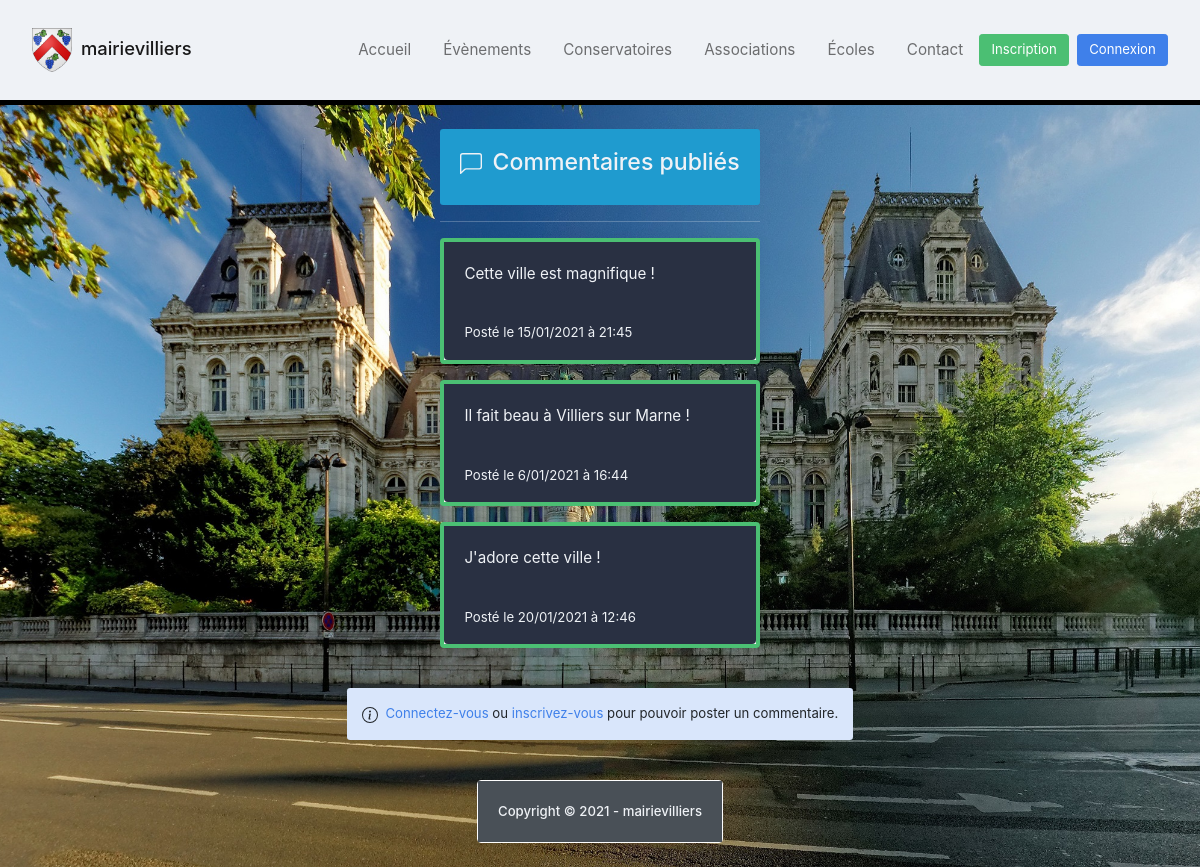
Screenshot of /commentaires with the database file from the repository.
### tables this page shows
Create table commentaires (
	idcom int(11) not null auto_increment,
  	contenu varchar(255),
  	posted_date date,
    	posted_time time,
    	user_id int(11),
  	primary key (idcom)
);

### controleur/commentaires.controleur.php (called while the page is built, shortened)
<?php require "modele/commentaires.modele.php";
require "vue/commentaires.php";
?>

### index.php (called while the page is built, shortened)
<?php require "core/Autoloader.php";
require "modele/nav.modele.php";
$helper = new Helpers();
if (isset($_GET['file'])) {
    if(file_exists("controleur/".$_GET['file'].".controleur.php"))
        $page = $_GET['file'];
    else
        $page = "404";
} else {
    $page = "accueil";
}
require "controleur/".$page.".controleur.php";
$content = ob_get_clean();
require "nav.php";
?>

### vue/commentaires.php (the view, shortened to what this page needs)
<div class="container mt-4">
	<div class="row d-flex justify-content-center">
		<div class="col-auto reveal">
			<div class="card-body rounded bg-info reveal-1">
				<?php if (isset($_SESSION['id'])) { ?>
				<h2 class="text-center text-dark">
				<?php } else { ?>
				<h2 class="text-center text-light">
				<?php } ?>
					Commentaires publiés
				</h2>
			</div>
			<?php if (isset($_SESSION['id'])) { ?>
			<hr class="bg-dark">
			<?php } else { ?>
			<hr class="bg-light">
			<?php } ?>
			<?php $requete = $bdd->query('SELECT idcom, contenu, date_format(posted_date, "%e/%m/%Y"), date_format(posted_time, "%H:%i"), user_id FROM commentaires ORDER BY idcom DESC');
			$posts = $requete->fetchAll();
			foreach($posts as $post) {
			?>
			<div class="card text-white mb-3 border border-4 border-success reveal-2">
				<?php if (isset($_SESSION['id'])) { ?>
  				<div class="card-body bg-light">
    				<p class="card-text text-lg text-dark">
    					<?= $post['contenu'] ?>
    				</p>
  				</div>
  				<div class="card-footer bg-light">
  					<p class="card-text text-dark">
  						Posté le <?= $post['date_format(posted_date, "%e/%m/%Y")'] ?> à <?= $post['date_format(posted_time, "%H:%i")'] ?>
  					</p>
  				</div>
  				<?php } else { ?>
  				<div class="card-body bg-dark">
    				<p class="card-text text-lg text-light">
    					<?= $post['contenu'] ?>
    				</p>
  				</div>
  				<div class="card-footer bg-dark">
  					<p class="card-text text-light">
  						Posté le <?= $post['date_format(posted_date, "%e/%m/%Y")'] ?> à <?= $post['date_format(posted_time, "%H:%i")'] ?>
  					</p>
  				</div>
  				<?php } ?>
			</div>
			<?php } ?>
		</div>
	</div>
</div>
<?php if (isset($_SESSION['id'])) { ?>
<?= Alerts::getFlash(); ?>
<div class="container mt-4 mb-4">
	<div class="row d-flex justify-content-center">
		<div class="col-xxl-4">
			<form method="post" action="" class="reveal-4">
				<div class="mb-3">
					<textarea name="contenu" rows="5" cols="30" class="form-control"><?= $contenuTextarea ?></textarea>
				</div>
				<div class="mb-3">
					<input type="hidden" name="edit" value="<?= $icom ?>">
				</div>
				<div class="d-flex justify-content-center">
					<button type="submit" name="submit" class="btn btn-primary btn-lg">
						Envoyer
					</button>
				</div>
			</form>
		</div>
	</div>
</div>
<?php } else { ?>
<div class="container mt-4 mb-4">
	<div class="row d-flex justify-content-center">
		<div class="col-auto">
			<div class="alert alert-primary alert-dismissible reveal-3" role="alert">
				<div class="alert-message">
					<a href="connexion">Connectez-vous</a> ou <a href="inscription">inscrivez-vous</a> pour pouvoir poster un commentaire.
				</div>
			</div>
		</div>
	</div>
</div>
<?php } ?>

### nav.php (shortened to what this page needs)
<!DOCTYPE html>
<html>
<head>
	<link rel="stylesheet" type="text/css" href="assets/css/style.css">
	<link rel="stylesheet" type="text/css" href="https://cdn.wpcc.io/lib/1.0.2/cookieconsent.min.css"/>
	<link rel="stylesheet" type="text/css" href="assets/css/scroll.animate.css">
	<link rel="stylesheet" type="text/css" href="assets/css/fixed.css">
	<link rel="stylesheet" type="text/css" href="zoombox/zoombox.css">
</head>
<body>
<nav class="navbar navbar-expand-lg navbar-light landing-navbar" style="border-bottom: 5px solid black;">
	<div class="container">
		<a class="navbar-brand landing-brand" href="http://localhost/PPE-SITE/">
	      	<img src="assets/img/logo.png" class="img-fluid me-1" width="40">
	      	mairievilliers
    	</a>
        <div class="collapse navbar-collapse" id="navbarSupportedContent">
            <ul class="navbar-nav ms-auto mb-2 mb-lg-0" id="navbarLink">
                <?= $helper->lien('accueil', 'Accueil') ?>
                <?= $helper->lien('evenements', 'Évènements') ?>
                <?= $helper->lien('conservatoires', 'Conservatoires') ?>
                <?= $helper->lien('associations', 'Associations') ?>
                <?= $helper->lien('ecoles', 'Écoles') ?>
                <?= $helper->lien('contact', 'Contact') ?>
            </ul>
            <?php user(); ?>
        </div>
	</div>
</nav>
<?= $content; ?>
<?php footer(); ?>
</body>
</html>

### core/Helpers.php (shortened to what this page needs)
<?php
class Helpers {
	public function lien($pageUrl, $pageName) {
		return "
		<li class='nav-item'>
			<a class='nav-link text-lg px-lg-3' href='{$pageUrl}'>
				{$pageName}
			</a>
		</li>
		";
	}
	public function footer() {
		return "
		<footer class='mt-auto d-flex text-center text-light fw-bold justify-content-center'>
			<div class='card' style='background-color: transparent; border: 1px solid #fff;'>
				<div class='card-body bg-secondary'>
					Copyright &copy; 2021 - mairievilliers
				</div>
			</div>
		</footer>
		";
	}
	public function authButton($pageUrl, $pageName, $color, $class) {
		return "
		<a class='btn btn-{$color} my-2 my-sm-0 {$class}' href='{$pageUrl}'>
        	{$pageName}
        </a>
		";
	}
}
?>

### modele/nav.modele.php (shortened to what this page needs)
<?php
function footer() {
	$helper = new Helpers();
	echo $helper->footer();
}
function user() {
	$helper = new Helpers();
	if (isset($_SESSION['id'])) {
		echo "<ul class='navbar-nav'>";
		echo "<li class='nav-item dropdown'>";
		echo $helper->pseudo($_SESSION['pseudo']);
		echo "<div class='dropdown-menu dropdown-menu-end mt-1'>";
		echo $helper->dropdownItem('profil', 'Mon prolile');
		echo "<div class='dropdown-divider'></div>";
		echo $helper->dropdownItem('deconnexion', 'Déconnexion');
		echo "</div>";
		echo "</li>";
		echo "</ul>";
	} else {
		echo $helper->authButton('inscription', 'Inscription', 'success', 'me-2');
		echo $helper->authButton('connexion', 'Connexion','primary', '');
	}
}
function userIconNavBar() {
	$helper = new Helpers();
}
?>

### nav.php (style rules this page uses)
body { background-image: url(assets/img/fond.jpg); background-position: center center; background-repeat: no-repeat; background-attachment: fixed; background-size: cover; }

### rows the page displays
commentaires: contenu "Cette ville est magnifique !", date_format "15/01/2021", date_format "21:45"
commentaires: contenu "Il fait beau à Villiers sur Marne !", date_format "6/01/2021", date_format "16:44"
commentaires: contenu "J'adore cette ville !", date_format "20/01/2021", date_format "12:46"

### other values shown
$pageName "Accueil Évènements Conservatoires Associations Écoles Contact"
$pageName "Inscription Connexion"
